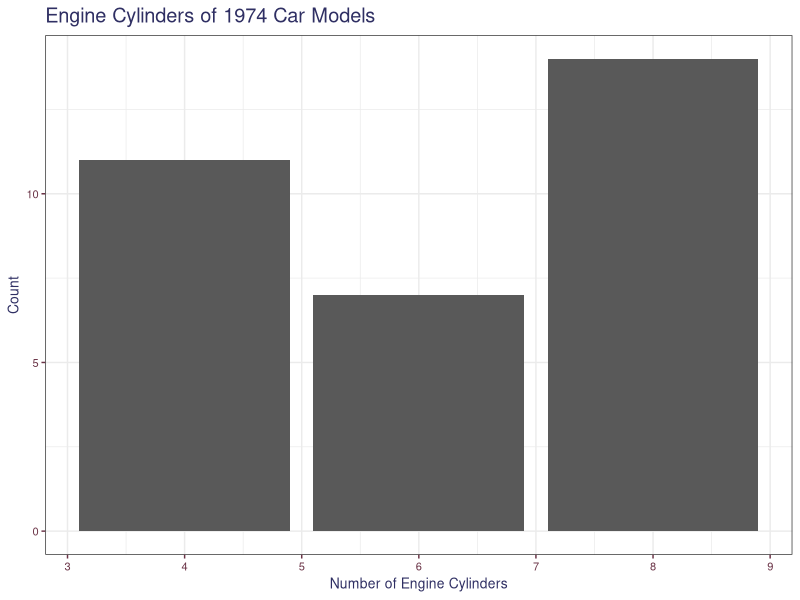
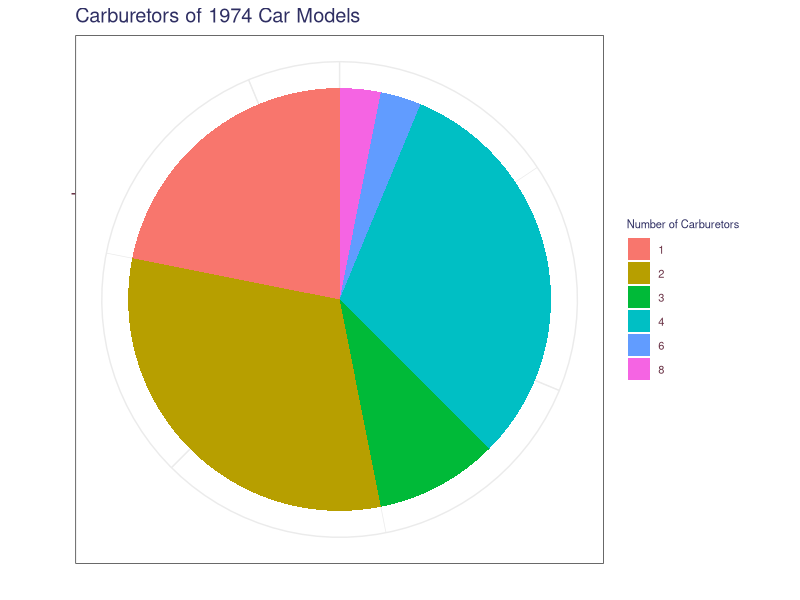
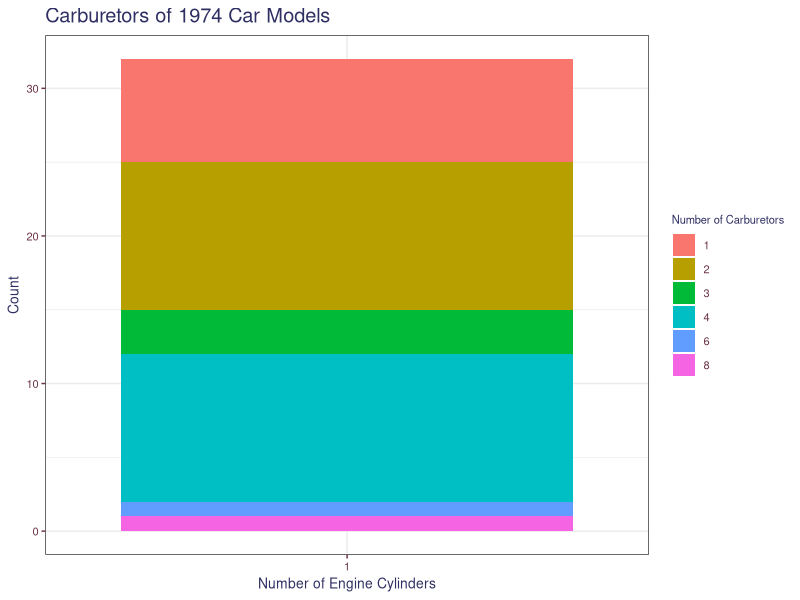
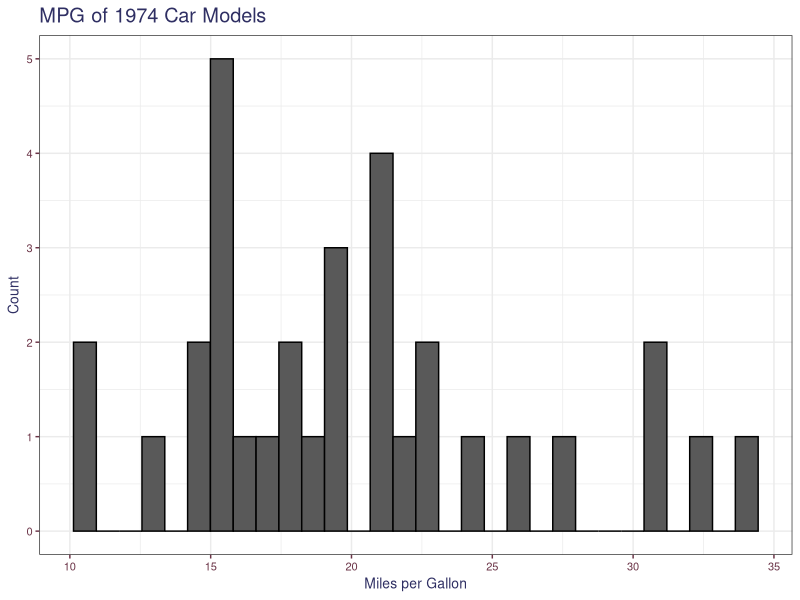
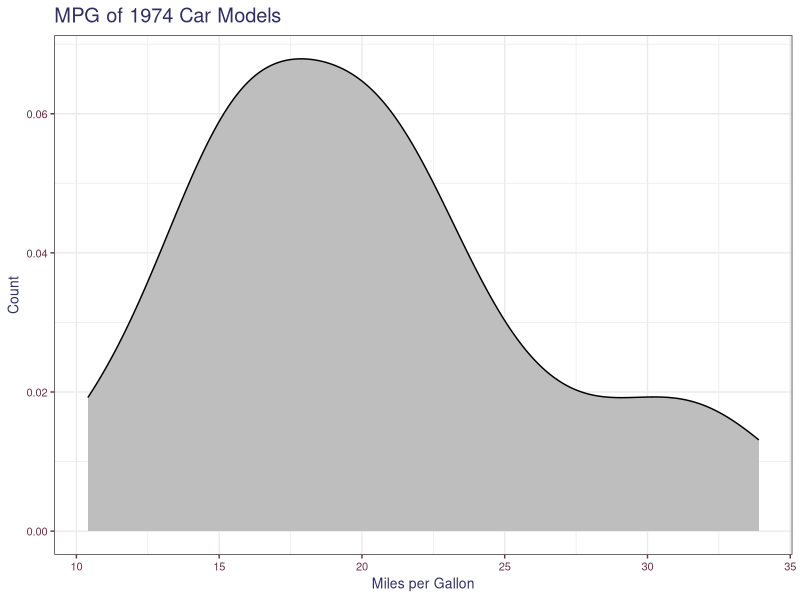
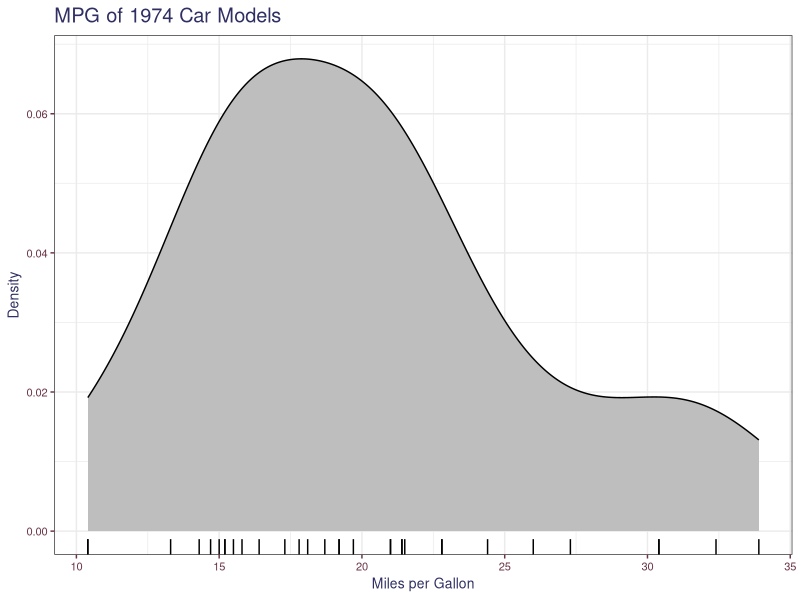
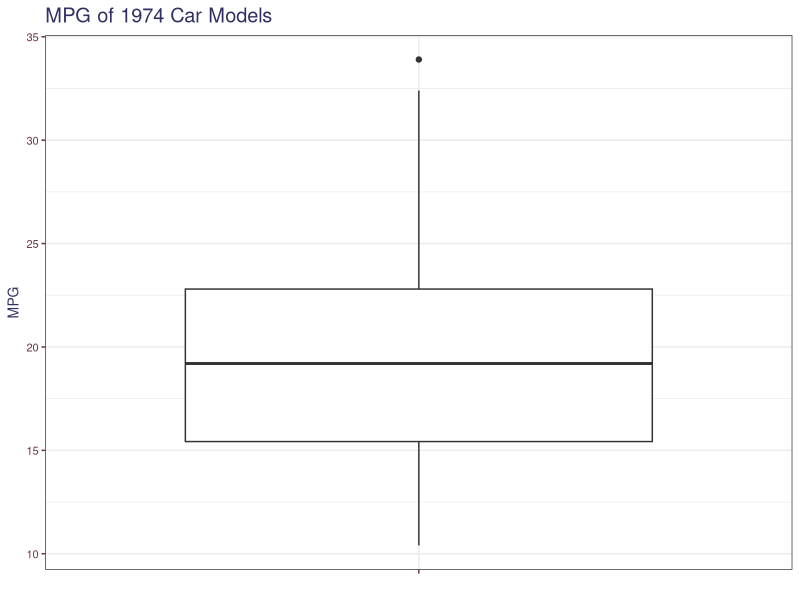

Recreate these plots in R, in order.
## ---- chunk 1
library(knitr) # We need the knitr package to set chunk options
library(tidyverse)

# Set default knitr options for knitting code into the report:
opts_chunk$set(echo=TRUE,  # change to FALSE to keep code out of the knitted document
               cache=FALSE, # re-run code that has already been run?
               autodep=TRUE, # assure that caching dependencies are updated correctly
               cache.comments=FALSE, # do not re-run a chunk if only comments are changed
               message=FALSE, # change to FALSE to keep messages out of the knitted document
               warning=FALSE,  # change to FALSE to keep warnings out of the knitted document
               comment = NA,
               tidy.opts=list(width.cutoff=65),
               fig.height = 4)

theme1 <- theme_bw() +
  theme(axis.text = element_text(size = 8, colour = "#6b3447"),
        axis.title = element_text(size = 10, colour = "#2f2f63"),
        legend.title = element_text(size = 8, colour = "#2f2f63"),
        legend.text = element_text(size = 8, colour = "#6b3447"), 
        title = element_text(size = 12, colour = "#2f2f63"), 
        axis.ticks = element_line(colour = "#6b3447"),
        plot.caption = element_text(size = 8, colour = "#2f2f63"),
        plot.subtitle = element_text(size = 10, colour = "#2f2f63"))

cbPalette <- c("#999999", "#E69F00", "#56B4E9", "#009E73", "#F0E442", "#0072B2", "#D55E00", "#CC79A7")
## ---- chunk 2
ggplot(data = mtcars) +
  geom_bar(aes(x = cyl)) +
  labs(x = "Number of Engine Cylinders",
       y = "Count",
       title = "Engine Cylinders of 1974 Car Models") +
  theme1
## ---- chunk 3
mtcars_add <- table(mtcars$carb)

ggplot() +
  geom_bar(aes(x = factor(1), y = as.numeric(mtcars_add), 
               fill = levels(factor(mtcars$carb))),
           stat = "identity") +
  coord_polar(theta = "y") +
  labs(x = "", y = "", fill = "Number of Carburetors",
       title = "Carburetors of 1974 Car Models") +
  scale_y_continuous(labels = NULL) + 
  scale_x_discrete(labels = NULL) + 
  theme1
## ---- chunk 4
ggplot() +
  geom_bar(aes(x = factor(1), y = as.numeric(mtcars_add),
               fill = levels(factor(mtcars$carb))),
           stat = "identity") +
  labs(x = "Number of Engine Cylinders",
       y = "Count", fill = "Number of Carburetors",
       title = "Carburetors of 1974 Car Models") +
  theme1
## ---- chunk 5
ggplot(data = mtcars) +
  geom_histogram(aes(x = mpg),
                 color = "black") +
  labs(x = "Miles per Gallon",
       y = "Count",
       title = "MPG of 1974 Car Models") +
  theme1
## ---- chunk 6
ggplot(data = mtcars) +
  geom_density(aes(x = mpg),
               fill = "grey") +
  labs(x = "Miles per Gallon",
       y = "Count",
       title = "MPG of 1974 Car Models") +
  theme1
## ---- chunk 7
ggplot(data = mtcars) +
  geom_density(aes(x = mpg),
               fill = "grey") +
  geom_rug(aes(x = mpg)) +
  labs(x = "Miles per Gallon",
       y = "Density",
       title = "MPG of 1974 Car Models") +
  theme1
## ---- chunk 8
ggplot(data = mtcars) +
  geom_boxplot(aes(x = factor(1), y = mpg)) +
  labs(x = "",
       y = "MPG",
       title = "MPG of 1974 Car Models") +
  scale_x_discrete(labels = NULL) + 
  theme1
